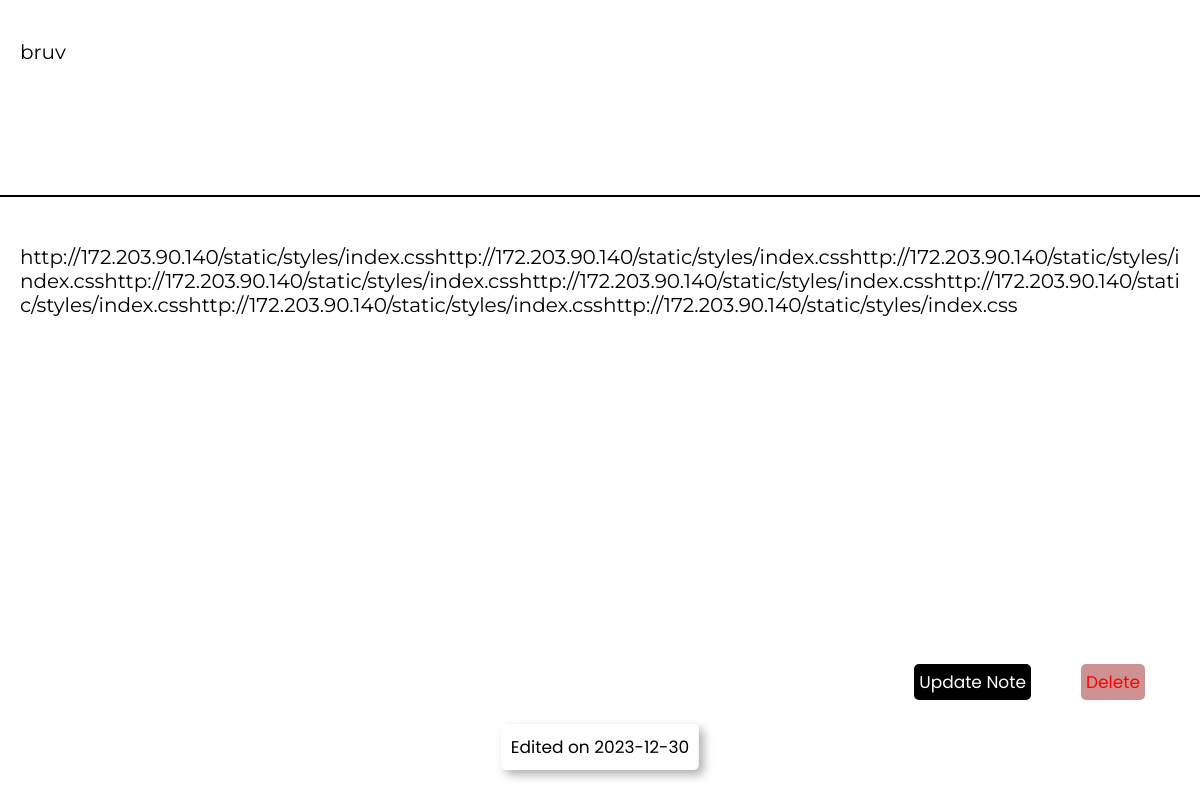
Page /post/3 on the earlier database version.
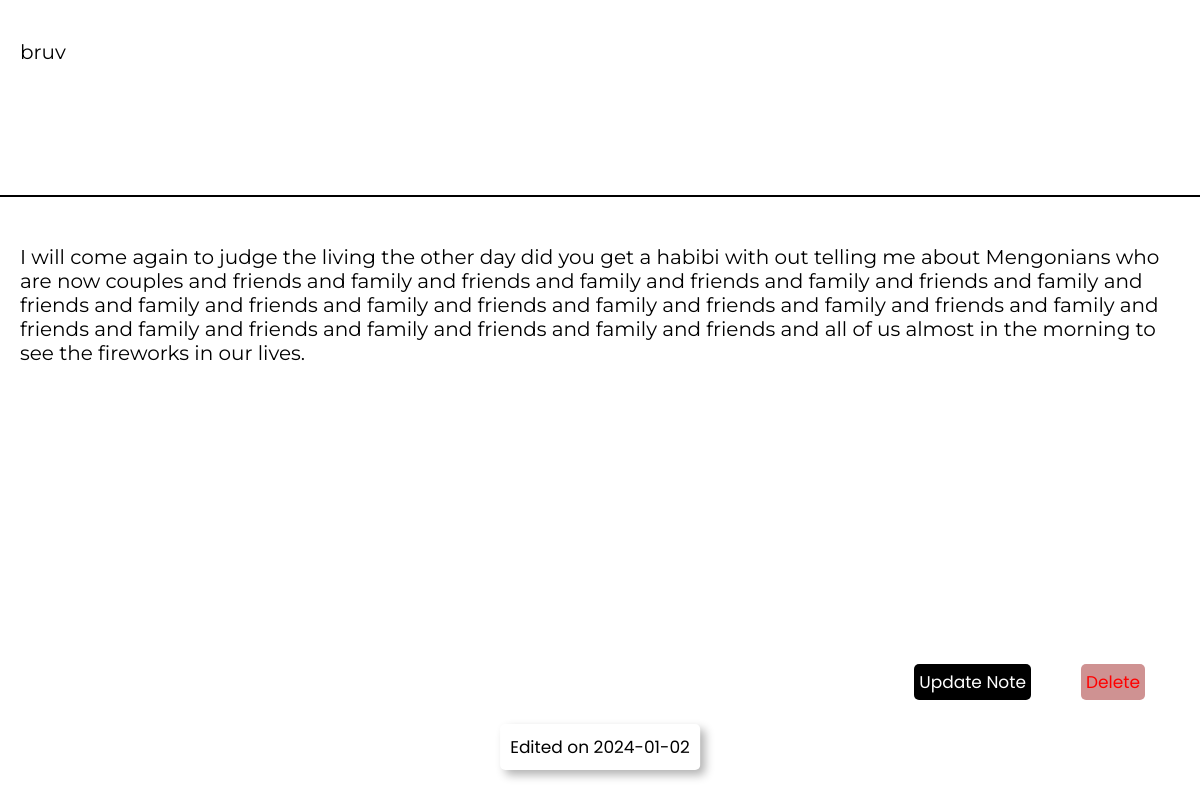
Same page on the later database version.
### flaskapp/models.py (models this page shows, shortened)
class Post(db.Model):
        id = db.Column(db.Integer, primary_key=True)
        title = db.Column(db.String(100), nullable=False)
        date_posted = db.Column(db.DateTime, nullable=False, default=datetime.utcnow)
        content = db.Column(db.Text, nullable=False)
        user_id = db.Column(db.Integer, db.ForeignKey("user.id"), nullable=False)

### flaskapp/posts/routes.py (the view)
@posts.route("/post/<int:post_id>")
def post(post_id):
        post = Post.query.get_or_404(post_id)
        if the_device():
                return render_template("viewnote-mobile.html", title="View Note-Mobile", post=post, device=the_device())
        else:
                return render_template("viewnote.html", title="View Note", post=post, device=the_device())

### flaskapp/main/utils.py (called while the page is built)
def the_device():
        user_agent = request.headers.get("User-Agent").lower()
        mobile_devices = ["android", "iphone","ipod"]
        if any(device in user_agent for device in mobile_devices):
                return True
        return False

### flaskapp/templates/viewnote.html
{% extends "layout.html" %}
{% block content %}
	<div class="note_context">
		<div class="title">{{ post.title }} </div>
		<span class="separator"></span>
                <div class="note">{{ post.content }}</div>
        </div>
        <div class="buttons">
                <a href="{{ url_for('posts.update_post', post_id=post.id )}}"><button>Update Note</button></a>
                <form action="{{ url_for('posts.delete_post', post_id=post.id ) }}" method="POST">
                        <input type="submit" class="delete-button" value="Delete">
                </form>
        </div>
        <span class="date-time-stamp dts">Edited on {{ post.date_posted.strftime('%Y-%m-%d') }}</span>
{% endblock %}

### flaskapp/templates/layout.html (shortened to what this page needs)
<!DOCTYPE html>
<html>
<head>
        {% if title == "View Note" %}
        <link rel="stylesheet" href="{{ url_for('static' ,filename='styles/viewnote.css') }}">
	{% endif %}
        {% if device %}
        <link rel="stylesheet" href="{{ url_for('static', filename='styles/layout-mobile.css') }}">
        {% else %}
	<link rel="stylesheet" href="{{ url_for('static', filename='styles/layout.css') }}">
	{% endif %}
</head>
<body>
	<div class="container">
		{% block content %}
		{% endblock %}
	</div>
</body>
</html>

### flaskapp/static/styles/viewnote.css (style rules this page uses)
* { padding: 0; margin: 0; box-sizing: border-box; font-family: 'Poppins' , sans-serif; }
.note_context { display:grid; grid-template-rows: 150px 5px 1fr; gap:25px; margin-top:20px; position: relative; right:0px; left:0px }
.title, .note { font-size: 20px; padding:20px; font-family:"Montserrat", sans-serif; overflow-wrap: break-word; word-wrap: break-all; width:100vw; }
.separator { width:100%; background-color: black; height: 2px; }
.buttons { display: flex; position:fixed; flex-direction: row; gap:50px; bottom:100px; right:55px; }
.delete-button, .buttons a button { background-color: black; padding:5px; border:none; color:white; border-radius: 5px; cursor: pointer; font-size: 17px; }
.dts { position: fixed; bottom:30px; transform:translateX(-50%); left:50%; font-size:17px; background-color: white; padding:10px; box-shadow: 5px 5px 10px rgba(0,0,0,0.3); border-radius: 5px; }
.delete-button { background-color: rgb(207, 146, 146); color:red }

Differences in the rows shown:
changed Post "bruv": content "http://172.203.90.140/static/styles/index.csshttp://172.203.90.140/static/styles/index.csshttp://172.203.90.140/static/styles/index.csshttp://172.203.90.140/static/styles/index.csshttp://172.203.90.140/static/styles/index.csshttp://172.203.90.140/static/styles/index.csshttp://172.203.90.140/static/styles/index.csshttp://172.203.90.140/static/styles/index.css" → "I will come again to judge the living the other day did you get a habibi with out telling me about Mengonians who are now couples and friends and family and friends and family and friends and family and friends and family and friends and family and friends and family and friends and family and friends and family and friends and family and friends and family and friends and family and friends and family and friends and all of us almost in the morning to see the fireworks in our lives."; date_posted "2023-12-30" → "2024-01-02"
